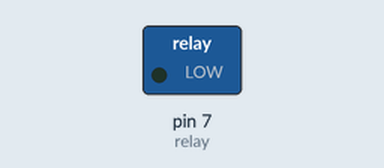
This sketch was run on a simulated Arduino Uno, built with avr-gcc and run on an emulated ATmega328P. On the bench: switched loads named in the sketch (green lamp = pin HIGH). What the sketch prints to the serial monitor is not drawn.

Above: at 0.1 s.
At 60.1 s:
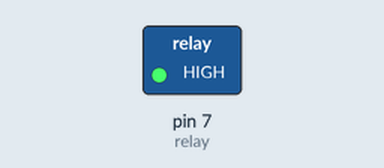
Timing chart, 0 to 61.6 s (numbered marks = the images above):
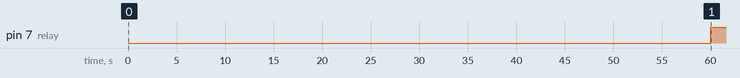

Measured:
- by itself, pin 7 (relay): LOW → HIGH at 60.0 s

The sketch:

Pump_Timer_relay.ino
```cpp
#include<SoftwareSerial.h>
SoftwareSerial mySerial(9, 10);
int relay = 7;
byte relay_state = LOW;
void Switchrelayon();
void Switchrelayoff();
float onTime = 1;
float cycleTime = 5;
//unsigned long startTime = millis();

void setup() {
  pinMode(relay, OUTPUT);
  // Since Normally Open Configuration used therefore relay output is INVERSED
  digitalWrite(relay, HIGH);
  Serial.begin(9600);
  mySerial.begin(9600);
}

void Switchrelayon() {
  if (relay_state == LOW) {
    digitalWrite(relay, LOW);
    relay_state = HIGH;
    Serial.println("Relay ON");
  }
  else {
    Serial.println("Relay already ON");
  }
}

void Switchrelayoff() {
  if (relay_state == HIGH) {
    digitalWrite(relay, HIGH);
    relay_state = LOW;
    Serial.println("Relay OFF");
  }
  else {
    Serial.println("Relay already OFF");
  }
}

void loop() {
  float startTime = millis();
  //Serial.println(startTime);
  //Serial.println(cycleTime * 60000);
  //Serial.println((startTime + (cycleTime * 60000)) - millis());
  while (startTime + (cycleTime * 60000) - millis() > 0) {
    if (startTime + (onTime * 60000) - millis() > 0) {
      //Serial.println(cycleTime);
      //Serial.println(startTime);
      //Serial.println(onTime);
      //Serial.println(onTime*60000);
      //Serial.println(millis());
      //Serial.println((startTime + (onTime * 60000)) - millis());
      Switchrelayon();
    }
    else {
      Switchrelayoff();
    }
  }
}
```
